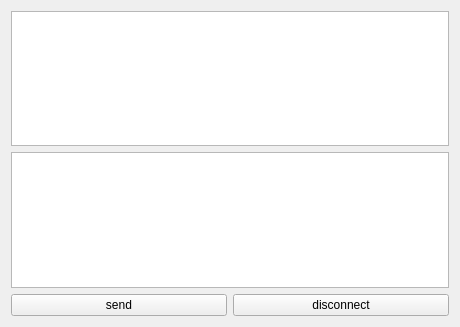
<?xml version="1.0" encoding="UTF-8"?>
<ui version="4.0">
 <class>Serverpart</class>
 <widget class="QWidget" name="Serverpart">
  <property name="geometry">
   <rect>
    <x>0</x>
    <y>0</y>
    <width>460</width>
    <height>327</height>
   </rect>
  </property>
  <property name="minimumSize">
   <size>
    <width>460</width>
    <height>0</height>
   </size>
  </property>
  <property name="maximumSize">
   <size>
    <width>600</width>
    <height>400</height>
   </size>
  </property>
  <property name="windowTitle">
   <string>Serverpart</string>
  </property>
  <layout class="QGridLayout" name="gridLayout">
   <item row="0" column="0" colspan="2">
    <widget class="QTextEdit" name="textRead">
     <property name="readOnly">
      <bool>true</bool>
     </property>
    </widget>
   </item>
   <item row="1" column="0" colspan="2">
    <widget class="QTextEdit" name="textWrite"/>
   </item>
   <item row="2" column="0">
    <widget class="QPushButton" name="buttonSend">
     <property name="text">
      <string>send</string>
     </property>
    </widget>
   </item>
   <item row="2" column="1">
    <widget class="QPushButton" name="buttonDis">
     <property name="text">
      <string>disconnect</string>
     </property>
    </widget>
   </item>
  </layout>
 </widget>
 <resources/>
 <connections/>
</ui>
